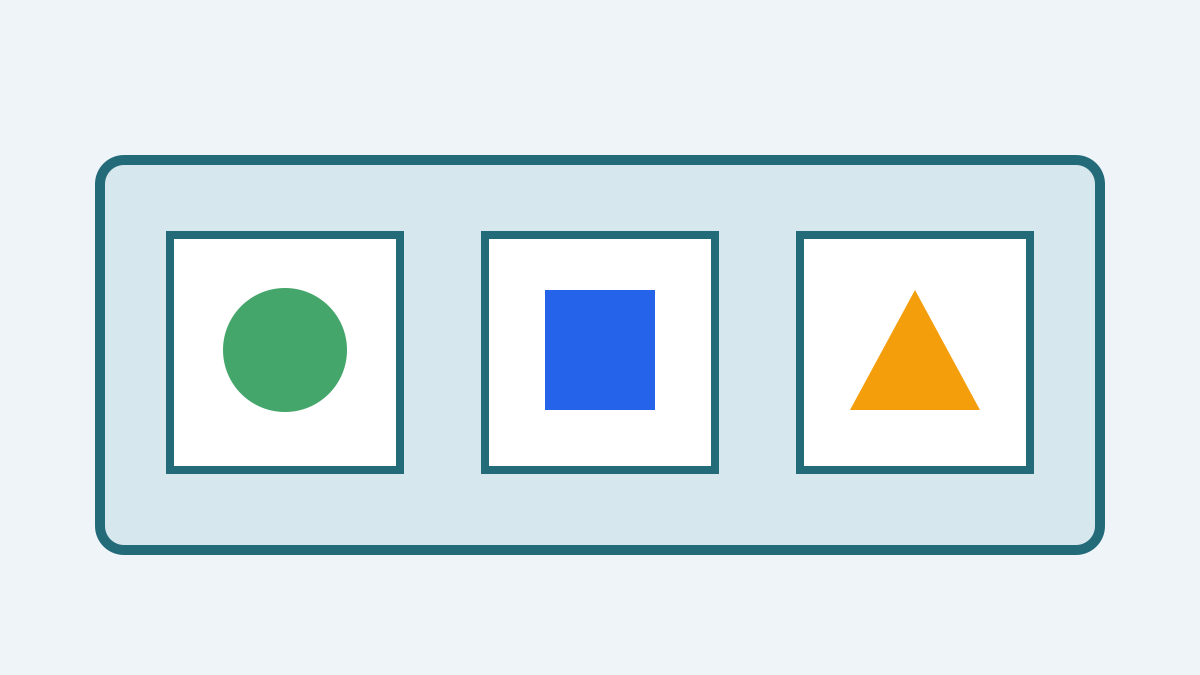
#> input picture skills/school-pptx/fixtures/media/equipment-cell.png, 1200 x 675 px
$ python -i pptx_emit.py   (imports and definitions only)
#> lines starting #> are read from the running program, lines starting #| are printed output that depends on the picture
#!/usr/bin/env python3
"""Mechanical emitter for immutable school-pptx physical deck plans."""

from __future__ import annotations

from importlib import import_module
from io import BytesIO
import hashlib
import os
import posixpath
from pathlib import Path, PurePosixPath
from typing import Any, BinaryIO, Callable
from xml.etree import ElementTree as ET
from zipfile import BadZipFile, ZipFile, ZipInfo

from pptx_model import PHYSICAL_PLAN_SCHEMA, MediaBinding, PhysicalDeckPlan, PhysicalSlide
from pptx_objects import (
    PptxObjectError,
    MediaReference,
    add_bound_contain_picture,
    add_bound_gallery_card,
    add_contain_picture,
    add_fragment_text_frame,
    add_gallery_card,
    add_literal_text,
    add_rich_text,
    add_table,
    add_timeline,
    set_notes,
)
from pptx_ooxml import remove_seed_slides


class PptxEmitError(RuntimeError):
    """Bounded renderer-domain failure safe for CLI presentation."""

    def __init__(self, code: str, message: str):
        super().__init__(f"{code}: {message}")
        self.code = code
        self.message = message


# [29 lines left out: function normalize_package_metadata, not called in this run]


MAX_PACKAGE_ENTRIES = 512
MAX_PACKAGE_ENTRY_BYTES = 16 * 1024 * 1024
MAX_PACKAGE_TOTAL_BYTES = 96 * 1024 * 1024
MAX_PACKAGE_RELATIONSHIPS = 4096
FORBIDDEN_XML_MARKERS = (b"<!DOCTYPE", b"<!ENTITY")
REL_NS = {"r": "http://schemas.openxmlformats.org/package/2006/relationships"}
OBJECT_ERROR_MESSAGES = {
    "PPTX_MEDIA_SIZE_LIMIT": "媒体文件大小超过安全上限。",
    "PPTX_MEDIA_FORMAT_INVALID": "媒体格式不受支持，请使用 JPEG 或 PNG。",
    "PPTX_MEDIA_PIXEL_LIMIT": "媒体像素数量超过安全上限。",
    "PPTX_MEDIA_PATH_INVALID": "媒体路径包含不安全的目录项。",
    "PPTX_MEDIA_HASH_INVALID": "冻结媒体哈希不匹配。",
    "PPTX_TABLE_ROW_HEIGHT_MISMATCH": "冻结表格行高与表格行数不一致。",
}
VISUAL_LAYOUTS = frozenset({
    # Phase 43's historic image-text/gallery plans remain accepted without a
    # VisualPlan.  These four layouts were introduced with the Phase 51 bound
    # planning contract and must always carry it.
    "hero-evidence", "annotated-image", "process-overlay", "kpi-evidence",
})


def _plan_error(message: str) -> PptxEmitError:
    return PptxEmitError("PPTX_FROZEN_PLAN_INVALID", message)


def _is_sha256(value: object) -> bool:
    return isinstance(value, str) and len(value) == 64 and all(character in "0123456789abcdef" for character in value)


# [77 lines left out: functions _validate_media_binding, _validate_frozen_plan, not called in this run]


def map_object_error(error: PptxObjectError) -> PptxEmitError:
    code = str(error) if str(error) in OBJECT_ERROR_MESSAGES else "PPTX_OBJECT_INVALID"
    return PptxEmitError(code, OBJECT_ERROR_MESSAGES.get(code, "PPTX 对象内容无效。"))


# [15 lines left out: function _frozen_body_typography, not called in this run]


def _frozen_code_typography(physical: Any) -> dict[str, float]:
    return _frozen_body_typography(physical, "code")


# [203 lines left out: functions _frozen_font, _slot, _visual_binding, _bound_picture, _add_card, _inset and 7 more, not called in this run]


def require_dependencies(importer: Callable[[str], Any] = import_module) -> dict[str, Any]:
    try:
        pptx = importer("pptx")
        pillow = importer("PIL")
    except (ImportError, ModuleNotFoundError) as exc:
        raise PptxEmitError("PPTX_DEPENDENCY_MISSING", "需要 python-pptx 1.0.2+ 与 Pillow。") from exc
    try:
        version = tuple(int(item) for item in str(pptx.__version__).split(".")[:2])
    except (AttributeError, ValueError) as exc:
        raise PptxEmitError("PPTX_DEPENDENCY_MISSING", "无法确认 python-pptx 版本。") from exc
    if version < (1, 0) or version >= (2, 0):
        raise PptxEmitError("PPTX_DEPENDENCY_MISSING", "python-pptx 版本必须为 >=1.0.2,<2。")
    patch = int(str(pptx.__version__).split(".")[2].split("+")[0])
    if version == (1, 0) and patch < 2:
        raise PptxEmitError("PPTX_DEPENDENCY_MISSING", "python-pptx 版本必须为 >=1.0.2,<2。")
    return {"pptx": pptx, "PIL": pillow}


# [352 lines left out: functions layout_part_map, resolve_layouts, bootstrap_template, emit_deck, _media_path, _relationship_source and 1 more, not called in this run]


def validate_staged_package(source: Path | BinaryIO, *, expected_slides: int | None = None) -> dict[str, int]:
    """Apply bounded ZIP/XML/relationship checks before a staged file may be published."""
    dependencies = require_dependencies()
    try:
        zip_source, close_zip_source = _reader(source)
        with ZipFile(zip_source) as package:
            infos = package.infolist()
            if len(infos) > MAX_PACKAGE_ENTRIES:
                raise PptxEmitError("PPTX_PACKAGE_INVALID", "PPTX ZIP entry 数量超限。")
            names = {info.filename for info in infos}
            if len(names) != len(infos):
                raise PptxEmitError("PPTX_PACKAGE_INVALID", "PPTX ZIP 包含重复 entry。")
            required = {"[Content_Types].xml", "ppt/presentation.xml", "ppt/_rels/presentation.xml.rels"}
            if not required <= names:
                raise PptxEmitError("PPTX_PACKAGE_INVALID", "PPTX 缺少核心 content type 或 presentation part。")
            total = 0
            relationship_count = 0
            slide_count = sum(
                name.startswith("ppt/slides/slide") and name.endswith(".xml") and "/_rels/" not in name
                for name in names
            )
            for info in infos:
                pure = PurePosixPath(info.filename)
                if pure.is_absolute() or ".." in pure.parts or info.file_size > MAX_PACKAGE_ENTRY_BYTES:
                    raise PptxEmitError("PPTX_PACKAGE_INVALID", "PPTX ZIP 路径或 entry 大小无效。")
                total += info.file_size
                if total > MAX_PACKAGE_TOTAL_BYTES:
                    raise PptxEmitError("PPTX_PACKAGE_INVALID", "PPTX 解压总大小超限。")
                if not (info.filename.endswith(".xml") or info.filename.endswith(".rels")):
                    continue
                payload = package.read(info)
                upper = payload.upper()
                if any(marker in upper for marker in FORBIDDEN_XML_MARKERS):
                    raise PptxEmitError("PPTX_PACKAGE_INVALID", "PPTX XML 包含外部实体声明。")
                try:
                    root = ET.fromstring(payload)
                except ET.ParseError as exc:
                    raise PptxEmitError("PPTX_PACKAGE_INVALID", "PPTX XML 无法安全解析。") from exc
                if info.filename.endswith(".rels"):
                    relationships = root.findall("r:Relationship", REL_NS)
                    relationship_count += len(relationships)
                    if relationship_count > MAX_PACKAGE_RELATIONSHIPS:
                        raise PptxEmitError("PPTX_PACKAGE_INVALID", "PPTX relationship 数量超限。")
                    relationship_source = _relationship_source(info.filename)
                    source_dir = posixpath.dirname(relationship_source)
                    for relationship in relationships:
                        if relationship.get("TargetMode") == "External":
                            raise PptxEmitError("PPTX_PACKAGE_INVALID", "PPTX 禁止 external relationship。")
                        target = relationship.get("Target", "")
                        if not target or target.startswith("/"):
                            raise PptxEmitError("PPTX_PACKAGE_INVALID", "PPTX relationship target 无效。")
                        resolved = posixpath.normpath(posixpath.join(source_dir, target))
                        if resolved == ".." or resolved.startswith("../") or resolved not in names:
                            raise PptxEmitError("PPTX_PACKAGE_INVALID", "PPTX relationship target 越界或缺失。")
            if expected_slides is not None and slide_count != expected_slides:
                raise PptxEmitError("PPTX_PACKAGE_INVALID", "PPTX slide count 与冻结计划不一致。")
    except (BadZipFile, OSError) as exc:
        raise PptxEmitError("PPTX_PACKAGE_INVALID", "PPTX ZIP 无法读取。") from exc
    finally:
        if "close_zip_source" in locals():
            close_zip_source()
    try:
        reopen_source, close_reopen_source = _reader(source)
        reopened = dependencies["pptx"].Presentation(reopen_source)
    except (OSError, ValueError, KeyError) as exc:
        raise PptxEmitError("PPTX_PACKAGE_INVALID", "PPTX 无法由 python-pptx 重开。") from exc
    finally:
        if "close_reopen_source" in locals():
            close_reopen_source()
    if expected_slides is not None and len(reopened.slides) != expected_slides:
        raise PptxEmitError("PPTX_PACKAGE_INVALID", "重开后的 slide count 与冻结计划不一致。")
    return {
        "zip_entries": len(infos),
        "uncompressed_bytes": total,
        "relationships": relationship_count,
        "slides": slide_count,
    }

>>> import cv2
>>> picture = cv2.imread('../fixtures/media/equipment-cell.png', cv2.IMREAD_GRAYSCALE)
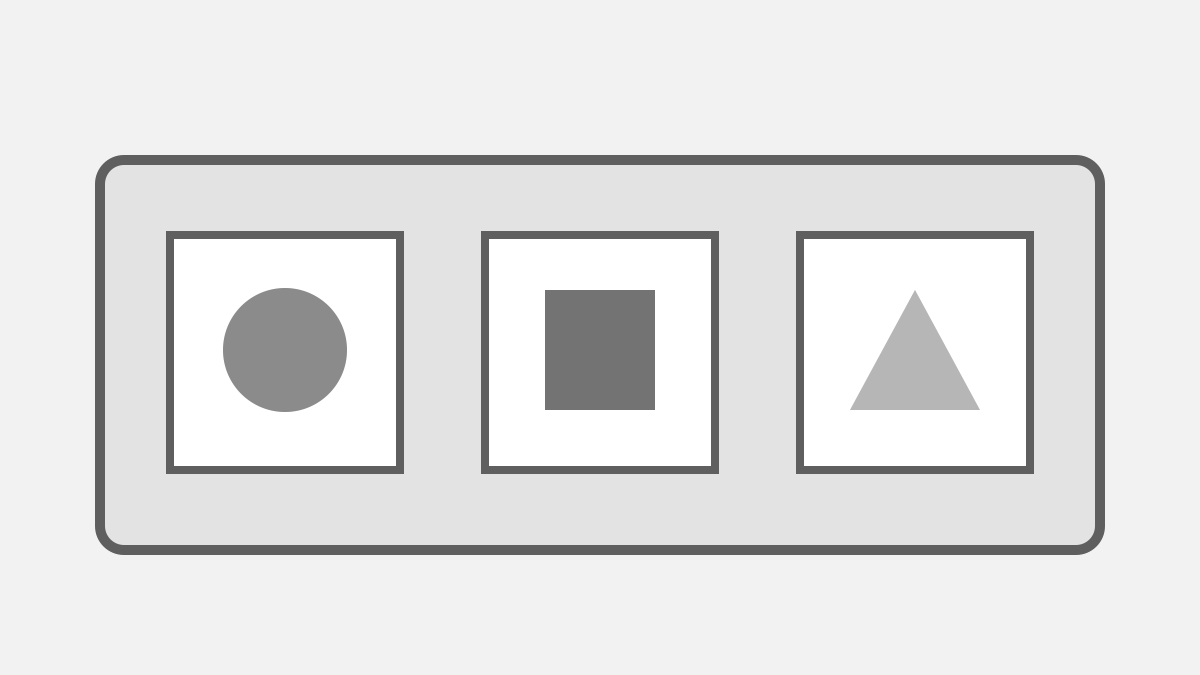
#> picture: shape (675, 1200); min 95, max 255, mean 226.9
>>> result = validate_staged_package(picture)
#> (the run stopped early here; a loop or call above may not have finished)
